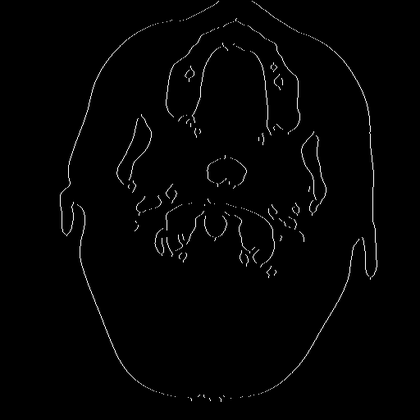
%> input picture slike/0001-100x700.png, 420 x 420 px, shrunk from 512 x 512 before the run; its folder holds only this picture in this run
$ octave doMagnitudeAngle.m   (GNU Octave 9; MATLAB toolbox functions it lacks are replaced by stand-ins)
%> lines starting %> are read from the running program, lines starting %| are printed output that depends on the picture; in (x1, y1, x2, y2) boxes, pixels count from 0 and x2, y2 are one past the last pixel; in counts of white or black regions, pixels touching at a corner belong together; the program's own positions count from 1
%files = dir('./slike_med/*.png'); %for medfilt2
files = dir('./slike/*.png');

for file = files'
    %slice = imread(strcat('./slike_med/', file.name)); %for medfilt2
    slice = imread(strcat('./slike_med/', file.name));
%> slice is the input picture: size 420x420 uint8; min 0, max 241, mean 3.5
    %slice = imread('0001-100x700.png');

    sigma=min(size(slice))*0.005;
%> sigma = 2.1
    fslice = imgaussfilt(im2double(slice), sigma); %sigma is a value od standard deviation
    figure; imshow(fslice, [min(fslice(:)),max(fslice(:))]); title('Gaussian smoothing');

    %%%%%%%%%%%%IZBOLJSAVA%%%%%%%%%%%%%%%
    %fslice= medfilt2(slice);
    %figure; imshow(fslice, [min(fslice(:)),max(fslice(:))]); title('Median smoothing');
    %%%%%%%%%%%%%%%%%%%%%%%%%%%%%%%%%%%%%

    % Prewitt mask/cross
    kx = [-1 0 +1; -1 0 +1; -1 0 +1];
    ky = [-1 -1 -1; 0 0 0; +1 +1 +1];

    gx = conv2(fslice, kx, 'same');
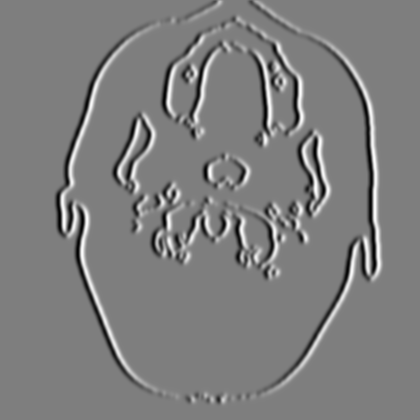
%> gx: size 420x420 double; min -0.293, max 0.295, mean -2.43e-20; drawn with min black and max white
    gy = conv2(fslice, ky, 'same');
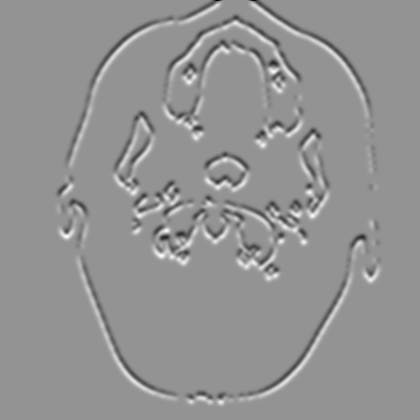
%> gy: size 420x420 double; min -0.304, max 0.221, mean 1.91e-05; drawn with min black and max white

    figure; imshow(gx,[]); title('Horizontal gradient');
    figure; imshow(gy,[]); title('Vertical gradient');

    % % OR EVEN SIMPLER CALCULATION FOR THE WHOLE MATRIX
    mag = sqrt(gx.^2 + gy.^2);
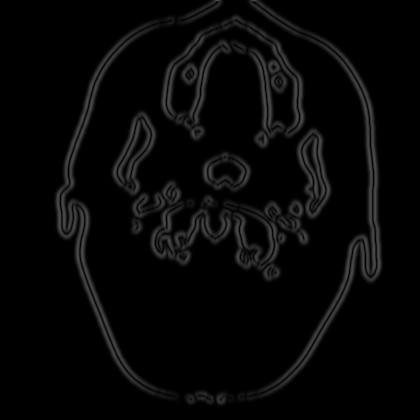
%> mag: size 420x420 double; min 0, max 0.304, mean 0.0277
    ang = atan2(gy, gx); % or atan2d(gy,gx)
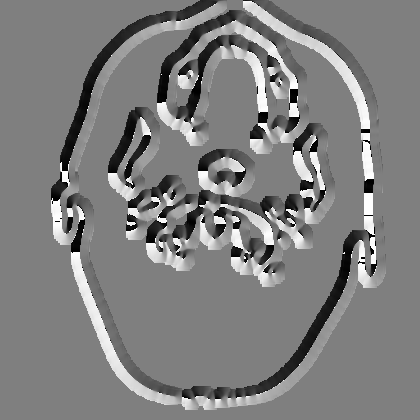
%> ang: size 420x420 double; min -3.14, max 3.14, mean 0.001; drawn with min black and max white
    ang = ang*180/pi;

    figure; imshow(mag, [min(mag(:)),max(mag(:))]); title('Magnitude');
    figure; imshow(ang, [min(ang(:)),max(ang(:))]); title('Angle');

    % N1: Thin the ridges using non-maximum suppression (using magnitude and angle)
    x = size(fslice, 1);
%> x = 420
    y = size(fslice, 2);
%> y = 420

    % Discretization of directions
    ang_1 = zeros(x, y);

    for i=1:x
        for j=1:y
            if ((ang(i,j) >= -22.5) && (ang(i,j) <= 22.5) || (ang(i,j) <= 157.5) && (ang(i,j) >= -157.5))
                ang_1(i,j) = 0;
            elseif ((ang(i,j) > 22.5) && (ang(i,j) < 67.5) || (ang(i,j) < -112.5) && (ang(i,j) > -157.5))
                ang_1(i,j) = 45;
            elseif ((ang(i,j) >= 67.5 && ang(i,j) <= 112.5) || (ang(i,j) <= -67.5 && ang(i,j) >= -112.5))
                ang_1(i,j) = 90;
            elseif ((ang(i,j) > 112.5 && ang(i,j) < 157.5) || (ang(i,j) < -22.5 && ang(i,j) > -67.5))
                ang_1(i,j) = 135;
            end
        end
    end
%> ang_1: size 420x420 double; every value is 0

    im = zeros(x, y);

    for i=2:x-1
        for j=2:y-1
            if (ang_1(i,j)==0)
                im(i,j) = (mag(i,j) == max([mag(i,j), mag(i,j+1), mag(i,j-1)]));
            elseif (ang_1(i,j)==45)
                im(i,j) = (mag(i,j) == max([mag(i,j), mag(i+1,j-1), mag(i-1,j+1)]));
            elseif (ang_1(i,j)==90)
                im(i,j) = (mag(i,j) == max([mag(i,j), mag(i+1,j), mag(i-1,j)]));
            elseif (ang_1(i,j)==135)
                im(i,j) = (mag(i,j) == max([mag(i,j), mag(i+1,j+1), mag(i-1,j-1)]));
            end
        end
    end
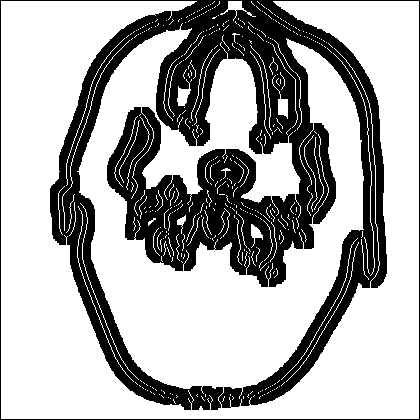
%> im: size 420x420 double; values 0 (black) and 1 (white), 68.2% white; 1 black region, box (x1, y1, x2, y2) and area: (0, 0, 420, 420) 56124

    im = im.*mag;
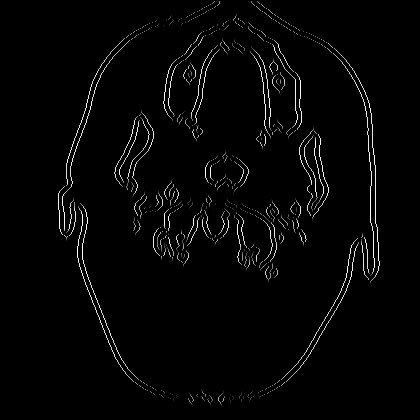
%> im: size 420x420 double; min 0, max 0.295, mean 0.00629; drawn with min black and max white
    figure; imshow(im); title('non-maximum suppression');

    % N2: Hysteresis thresholding (separation into strong and weak edge pixels)
    % N3: Form longer edges (edge-linking w/ 8-connectivity of weak pixels to strong pixels)

    [c, b] = imhist(im)
%> c = 256 values, max 171197 at index 1, min 0 at index 77, mean 689.1; b = 256 values from 0 to 1
    THh = (86); %TH value from histogram

    TL = 0.075; %polovica TH
    TH = 0.15;

    TL = TL*max(max(mag))
%> TL = 0.0228
    TH = TH*max(max(mag))
%> TH = 0.0456

    T = zeros(x, y);

    for i=1:x
        for j=1:y
            if (im(i,j) < TL)
                T(i,j) = 0;
            elseif (im(i,j) > TH)
                T(i,j) = 1;
            %Using 8-connected components %pogledamo ce je v sosescini kaksen
            %mocen piksel in je potem rob
            elseif (im(i+1,j) > TH || im(i-1,j) > TH || im(i,j+1) > TH || im(i,j-1) > TH || im(i-1, j-1) > TH || im(i-1, j+1) > TH || im(i+1, j+1) > TH || im(i+1, j-1) > TH)
                T(i,j) = 1;
            end
        end
    end
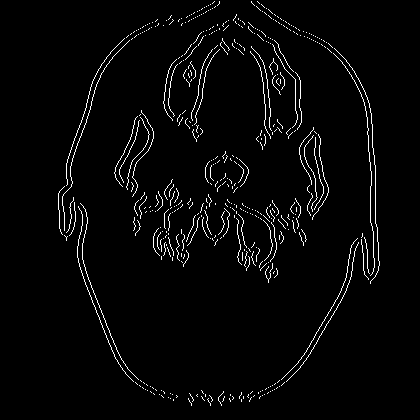
%> T: size 420x420 double; values 0 (black) and 1 (white), 2.9% white in thin lines or dots, all inside (x1, y1, x2, y2) = (58, 1, 380, 406)

    figure; imshow(T); title('Hysteresis thresholding');

    final = im2uint8(T);
    %imwrite(final, strcat('./rezultat_median/', file.name)); %for medfilt2
    imwrite(final, strcat('./rezultat/', file.name));
    %Show final edge detection result
    figure, imshow(final); title('final');

    %%%%%%%%%%%%%%%%%%%%%%%%%%%%%%%%%%%%%%%%%%%%%%%%%IZBOLJSAVA%%%%%%%%%%%%%%%%%%%%%%%%%%%%%%%%%%%%%%%%%%%%%%%%%%%%%%%%%
    TH1 = graythresh(fslice)
%> TH1 = 0.0588
    TL1 = TH1/2
%> TL1 = 0.0294

    T1 = zeros(x, y);

    for i=1:x
        for j=1:y
            if (im(i,j) < TL1)
                T1(i,j) = 0;
            elseif (im(i,j) > TH1)
                T1(i,j) = 1;
            %Using 8-connected components %pogledamo ce je v sosescini kaksen
            %mocen piksel in je potem rob
            elseif (im(i+1,j) > TH1 || im(i-1,j) > TH1 || im(i,j+1) > TH1 || im(i,j-1) > TH1 || im(i-1, j-1) > TH1 || im(i-1, j+1) > TH1 || im(i+1, j+1) > TH1 || im(i+1, j-1) > TH1)
                T1(i,j) = 1;
            end
        end
    end

    figure; imshow(T1); title('Hysteresis thresholding T1');

    final = im2uint8(T1);
    %imwrite(final, strcat('./rezultat_izboljsava_median/', file.name));
    %%for medfilt2
    imwrite(final, strcat('./rezultat_izboljsava/', file.name));
    %Show final edge detection result
    figure, imshow(final); title('final1');
    %%%%%%%%%%%%%%%%%%%%%%%%%%%%%%%%%%%%%%%%%%%%%%%%%%%%%%%%%%%%%%%%%%%%%%%%%%%%%%%%%%%%%%%%%%%%%%%%%%%%%%%%%%%%%%%%%%

end

$ run again, on slike/0020.png
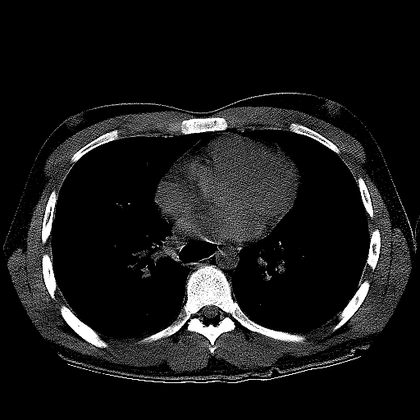
%> input picture slike/0020.png, 420 x 420 px, shrunk from 512 x 512 before the run
%> slice is the input picture: size 420x420 uint8; min 0, max 255, mean 24.1
%> after the loop `for i=2:x-1`:
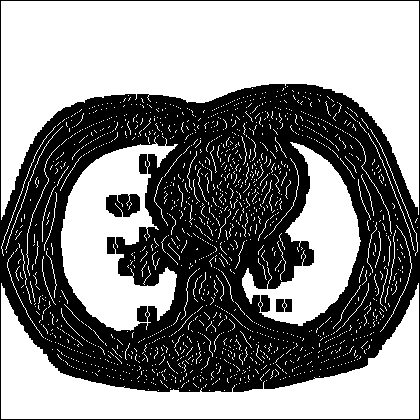
%> im: size 420x420 double; values 0 (black) and 1 (white), 53.1% white; 3 black regions, box (x1, y1, x2, y2) and area: (0, 0, 420, 420) 81905, (106, 194, 140, 217) 626, (276, 299, 292, 312) 190
%> c = 256 values, max 169363 at index 1, min 0 at index 121, mean 689.1; b = 256 values from 0 to 1
%> TL = 0.081
%> TH = 0.162
%> TH1 = 0.184
%> TL1 = 0.0922
%> after the loop `for i=1:x`:
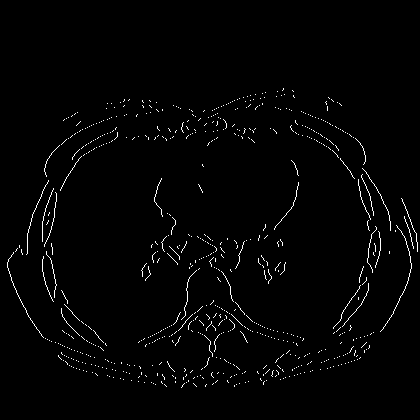
%> T1: size 420x420 double; values 0 (black) and 1 (white), 1.6% white in thin lines or dots, all inside (x1, y1, x2, y2) = (7, 88, 418, 388)
